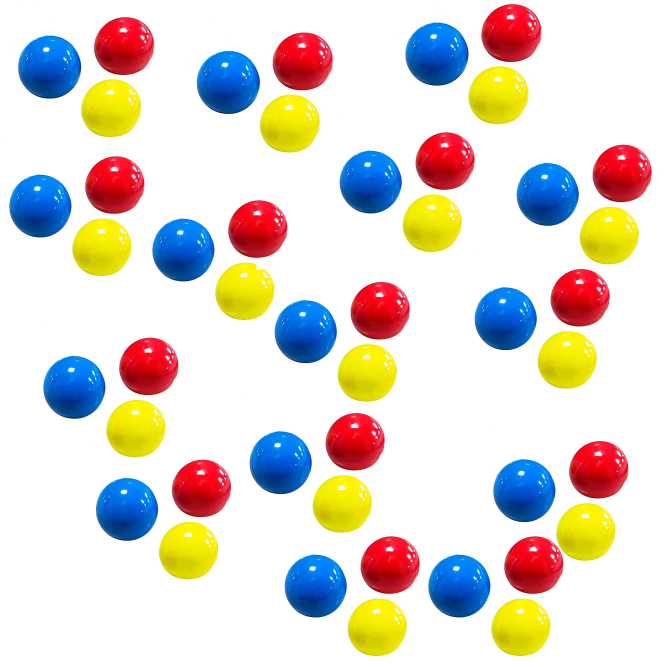
#> input picture balls.jpg, 2000 x 2000 px (shown at 1/3 size)
$ python act2.py
#> lines starting #> are read from the running program, lines starting #| are printed output that depends on the picture; after the words box and inside, x2 and y2 are one past the last pixel; in counts of white or black regions, pixels touching at a corner belong together
import cv2 as cv
import numpy as np

img = cv.imread("balls.jpg")
#> img is the input picture: shape (2000, 2000, 3); mean B, G, R 207.6, 215.4, 223.4
img = cv.resize(img, (500,500))
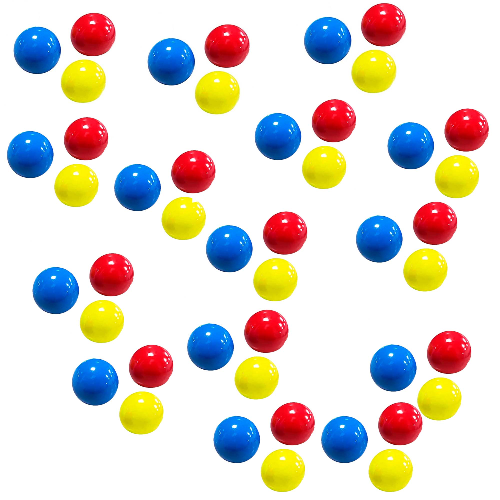
#> img: shape (500, 500, 3); mean B, G, R 207.6, 215.4, 223.5
img_g = cv.GaussianBlur(img,(35,35),0)
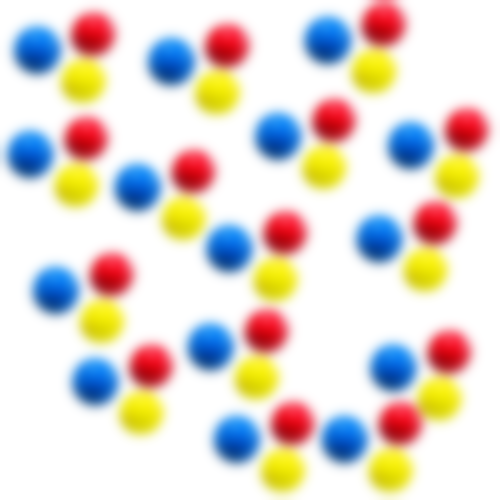
#> img_g: shape (500, 500, 3); mean B, G, R 207.6, 215.4, 223.5

img2 = 255 - img_g[:,:,2]
aux,dst = cv.threshold(img2,170,255,cv.THRESH_BINARY)
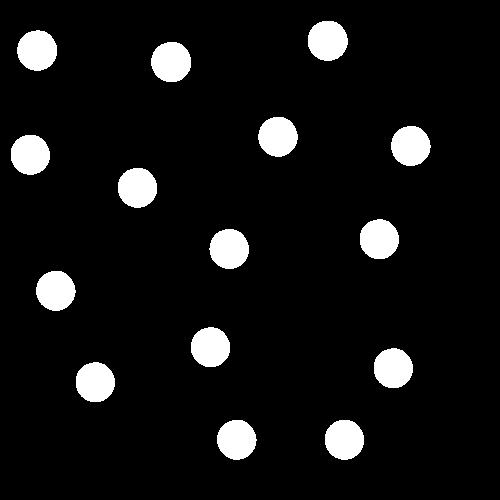
#> dst: shape (500, 500); 7.5% white; 15 white regions
contours,h = cv.findContours(dst,cv.RETR_TREE,cv.CHAIN_APPROX_SIMPLE)
#> contours = 15 contours; largest, box (x1, y1, x2, y2) and area: (17, 30, 57, 71) 1221, (151, 42, 191, 82) 1220, (308, 21, 348, 61) 1218, (209, 229, 249, 269) 1190, (391, 126, 431, 166) 1190; h = 15 rows, first 6: [1, -1, -1, -1], [2, 0, -1, -1], [3, 1, -1, -1], [4, 2, -1, -1], [5, 3, -1, -1], [6, 4, -1, -1]
print("Hay",len(contours),"pelotas azules")
#| Hay 15 pelotas azules

img2 = 255 - img_g[:,:,1]
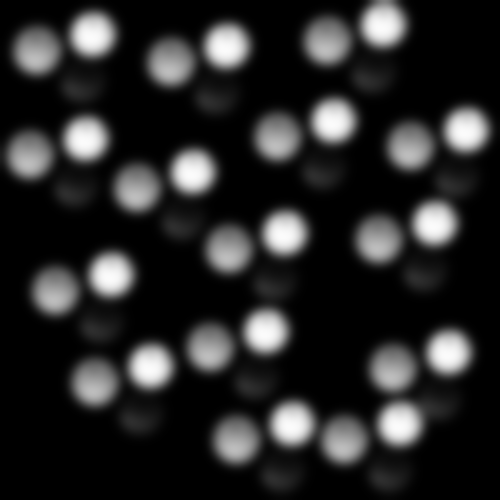
#> img2: shape (500, 500); min 0, max 251, mean 39.6
aux,dst = cv.threshold(img2,190,255,cv.THRESH_BINARY)
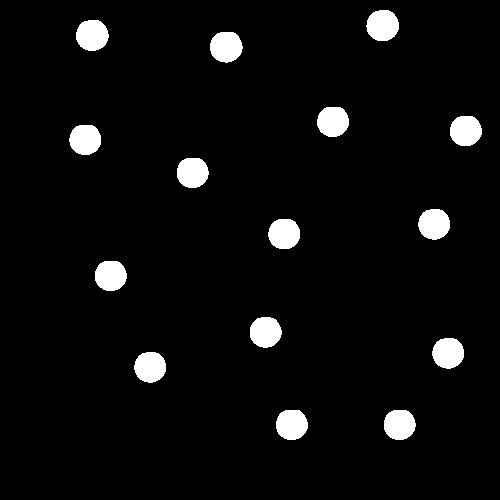
#> dst: shape (500, 500); 4.7% white; 15 white regions
contours,h = cv.findContours(dst,cv.RETR_TREE,cv.CHAIN_APPROX_SIMPLE)
#> contours = 15 contours; largest, box (x1, y1, x2, y2) and area: (366, 10, 399, 41) 767, (76, 20, 109, 51) 765, (210, 32, 243, 63) 760, (250, 317, 282, 348) 740, (268, 219, 300, 249) 740
print("Hay",len(contours),"pelotas rojas")
#| Hay 15 pelotas rojas

img2 = 255 - img_g[:,:,0]
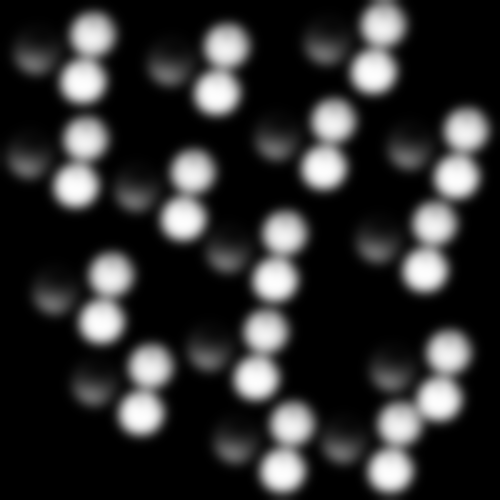
#> img2: shape (500, 500); min 0, max 254, mean 47.4
aux,dst = cv.threshold(img2,250,255,cv.THRESH_BINARY)
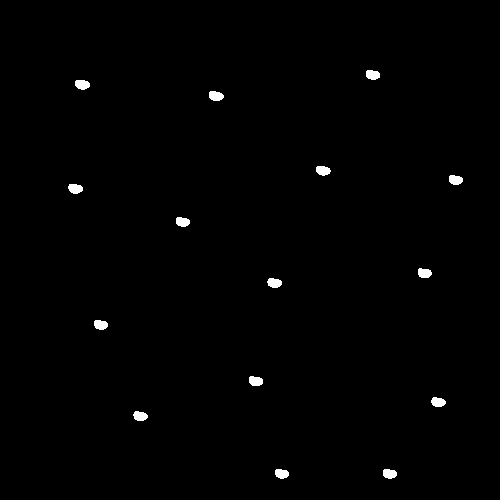
#> dst: shape (500, 500); 0.69% white; 15 white regions
contours,h = cv.findContours(dst,cv.RETR_TREE,cv.CHAIN_APPROX_SIMPLE)
#> contours = 15 contours; largest, box (x1, y1, x2, y2) and area: (209, 91, 224, 101) 102, (75, 80, 90, 90) 102, (68, 184, 83, 194) 100, (249, 376, 263, 386) 98, (267, 278, 282, 288) 98
print("Hay",len(contours),"pelotas amarillas")
#| Hay 15 pelotas amarillas
